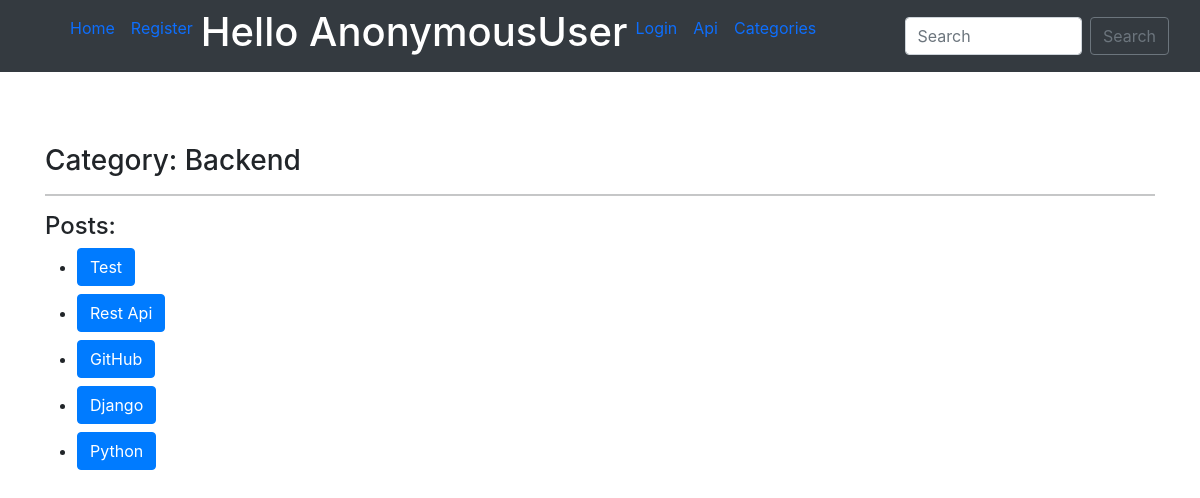
The app's page /category/Backend/ with its own data.
### blog/models.py (models this page shows, shortened)
class Category(models.Model):
    name = models.CharField(max_length=30)
    class Meta:
        verbose_name_plural = "categories"

class BlogPost(models.Model):
    title = models.CharField(max_length=255)
    author = models.ForeignKey(User, on_delete=models.CASCADE)
    slug = models.CharField(max_length=130)
    content = models.TextField()
    image = models.ImageField(upload_to="profile_pics", blank=True, null=True)
    dateTime = models.DateTimeField(auto_now_add=True)
    categories = models.ManyToManyField("Category", related_name="posts")

### blog/views.py (the view)
# urls.py: path("category/<category>/", views.blog_category, name="blog_category"),
def blog_category(request, category):
    posts = BlogPost.objects.filter(
        categories__name__contains=category
    ).order_by("-dateTime")
    context = {
        "category": category,
        "posts": posts,
    }
    return render(request, "blog/category.html", context)

### blog/templates/blog/category.html (shortened to what this page needs)
<!DOCTYPE html>
<html lang="en">
<head>
</head>
<body>
{% extends "blog/index.html" %}
{% block page_title %}
<div class="container mt-5 mb-3">
    <div class="row">
        <div class="col-lg-12 my-4">
<h3> Category: {{ category }}</h3>
            <hr>
<h4>Posts: </h4>
<ul>
        {% for post in posts %}
    <li>    <h5> <a href="http://127.0.0.1:8000/blog/{{post.slug}}" class="btn btn-primary">{{ post.title }}</a></h5>   </li>
        {% endfor %}
</ul>
        </div>
    </div>
</div>
{% endblock page_title %}

### records on screen
Category: name "Backend"
BlogPost: title "Test"
BlogPost: title "Rest Api"
BlogPost: title "GitHub"
BlogPost: title "Django"
BlogPost: title "Python"

### other values on screen
{{ request.user }} "AnonymousUser"
